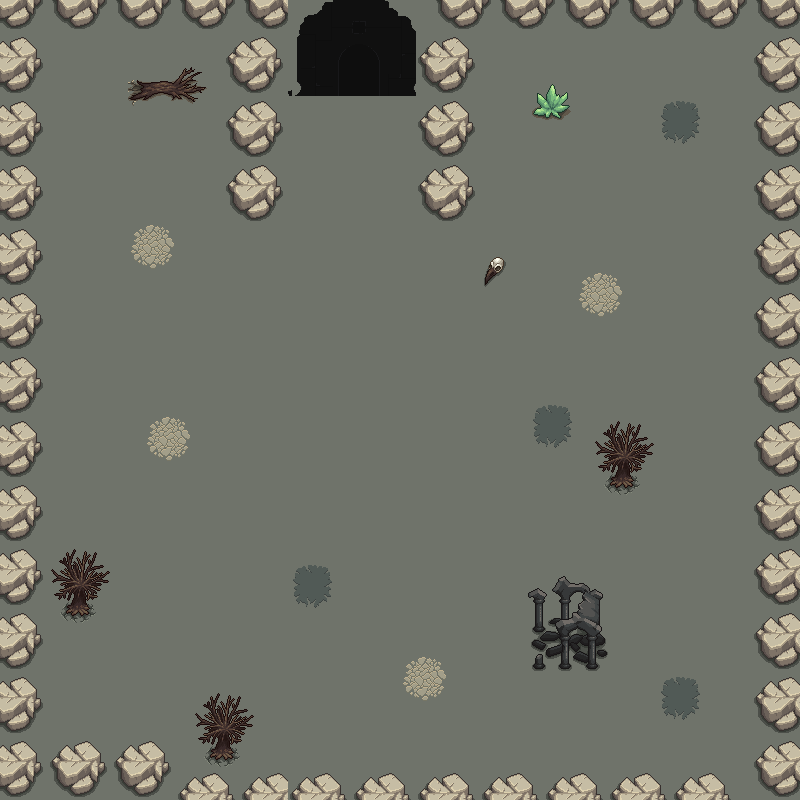

This game map was drawn from its Tiled (.tmx) file and the tilesets committed beside it. A one-line description and the trimmed map source follow:
An orthogonal 50x50 tile map with 16x16 px tiles, 2 tile layers (Ground, Detail), 1 hidden layer not drawn, 3 tilesets.

<map version="1.10" tiledversion="1.11.2" orientation="orthogonal" renderorder="right-down" width="50" height="50" tilewidth="16" tileheight="16" infinite="0" nextlayerid="5" nextobjectid="1">
 <tileset firstgid="1" source="ground.tsx" />
 <tileset firstgid="1148" source="Objects.tsx" />
 <tileset firstgid="3260" source="Temple.tsx" />
 <layer id="1" name="Ground" width="50" height="50">
  <data>[2500 cells, 2500 non-empty, 1 distinct tile ids]</data>
 </layer>
 <layer id="3" name="Detail" width="50" height="50">
  <data>[2500 cells, 806 non-empty, 160 distinct tile ids]</data>
 </layer>
 <layer id="4" name="Collisions" width="50" height="50" visible="0">
  <data>[2500 cells, 236 non-empty, 2 distinct tile ids]</data>
 </layer>
</map>
